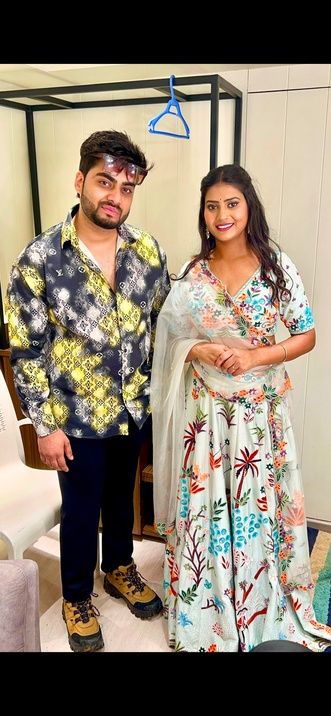
#> input picture _pdfimg/p4_1.jpg, 331 x 716 px, shrunk from 585 x 1266 before the run; its folder holds 4 pictures in this run
$ python _rowprofile.py
#> lines starting #> are read from the running program, lines starting #| are printed output that depends on the picture
"""Row luminance profiles, to separate true black canvas from dark photograph."""
import numpy as np
from PIL import Image

for name in ("p4_1", "p4_2", "p4_3", "p4_4", "p4_5", "p4_7"):
    a = np.asarray(Image.open(f"_pdfimg/{name}.jpg").convert("L"), dtype=np.uint8)
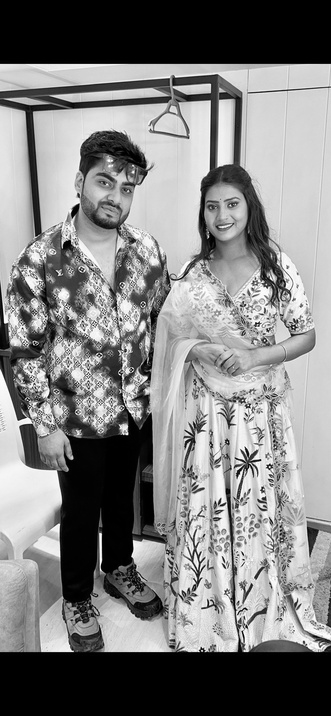
#> a: shape (716, 331); min 0, max 255, mean 129.2
    h, w = a.shape
#> h = 716; w = 331
    means = a.mean(axis=1)
#> means = 716 values, max 211.7 at index 65, min 0 at index 0, mean 129.2
    print(f"\n=== {name} {w}x{h}   row-mean min={means.min():.1f} max={means.max():.1f}")
#| === p4_1 331x716   row-mean min=0.0 max=211.7
    # Where does mean cross a few candidate canvas thresholds?
    for t in (1, 3, 6, 12):
        canvas = means < t
        print(f"   canvas(mean<{t:2d}): {canvas.sum():4d}/{h} rows "
              f"({canvas.sum() / h * 100:4.1f}%)")
#> this loop made 4 passes
#|    canvas(mean< 1):  123/716 rows (17.2%)
#|    canvas(mean< 3):  126/716 rows (17.6%)
#|    canvas(mean< 6):  126/716 rows (17.6%)
#|    canvas(mean<12):  126/716 rows (17.6%)
    step = max(1, h // 42)
#> step = 17
    for y in range(0, h, step):
        print(f"     y={y:4d} mean={means[y]:6.1f} {'#' * int(min(means[y], 200) / 5)}")
#> this loop made 43 passes
#|      y=   0 mean=   0.0
#|      y=  17 mean=   0.0
#|      y=  34 mean=   0.0
#|      y=  51 mean=   0.0
#|      y=  68 mean= 210.1 ########################################
#|      y=  85 mean= 151.2 ##############################
#|      y= 102 mean= 127.3 #########################
#|      y= 119 mean= 201.5 ########################################
#> (further printed lines are left out)
#> pass 2 of the loop `for name in ("p4_1", "p4_2", "p4_3", "p4_4", "p4_5", "p4_7"):`:
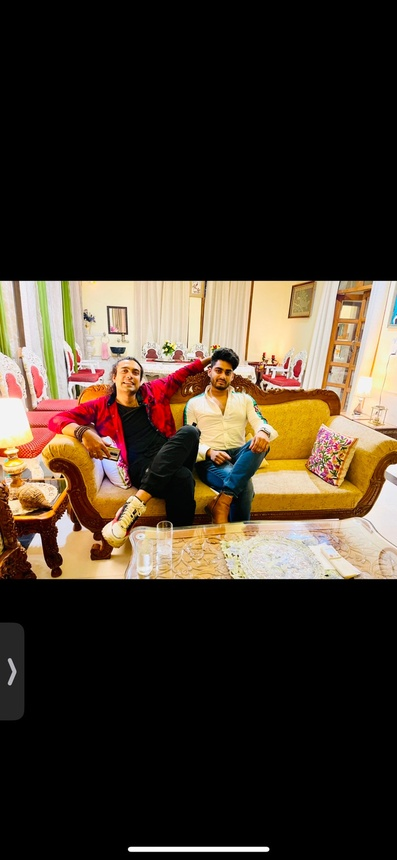
#> input picture _pdfimg/p4_2.jpg, 397 x 860 px, shrunk from 702 x 1520 before the run
#> `a = np.asarray(Image.open(f"_pdfimg/{name}.jpg").convert("L"), dtype=n..`:
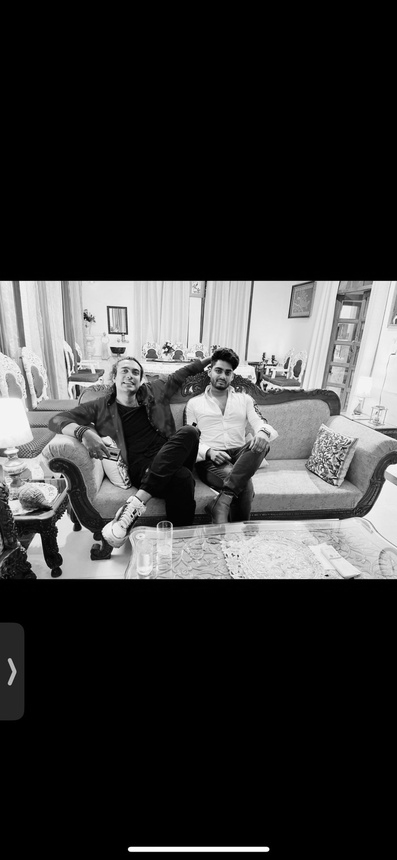
#> a: shape (860, 397); min 0, max 255, mean 55
#> means = 860 values, max 207.8 at index 337, min 0 at index 0, mean 54.97
#| === p4_2 397x860   row-mean min=0.0 max=207.8
#> the loop `for t in (1, 3, 6, 12):` made 4 passes
#|    canvas(mean< 1):  452/860 rows (52.6%)
#|    canvas(mean< 3):  526/860 rows (61.2%)
#|    canvas(mean< 6):  554/860 rows (64.4%)
#|    canvas(mean<12):  554/860 rows (64.4%)
#> the loop `for y in range(0, h, step):` made 43 passes
#|      y=   0 mean=   0.0
#|      y=  20 mean=   0.0
#|      y=  40 mean=   0.0
#|      y=  60 mean=   0.0
#|      y=  80 mean=   0.0
#> (further printed lines are left out)
#> pass 3 of the loop `for name in ("p4_1", "p4_2", "p4_3", "p4_4", "p4_5", "p4_7"):`:
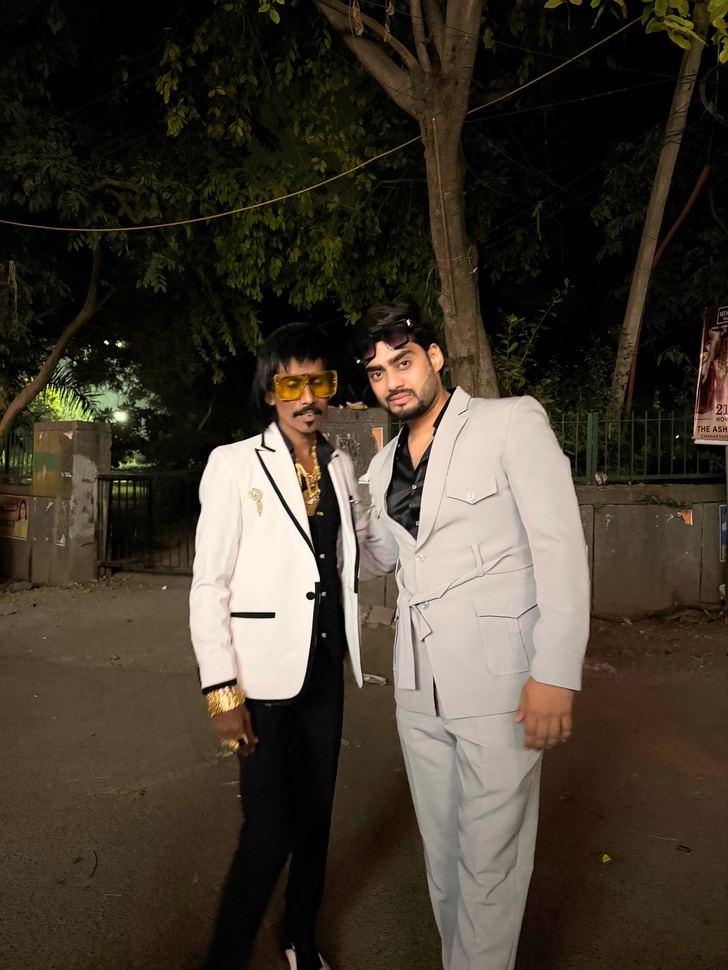
#> input picture _pdfimg/p4_3.jpg, 728 x 970 px, shrunk from 1286 x 1714 before the run
#> `a = np.asarray(Image.open(f"_pdfimg/{name}.jpg").convert("L"), dtype=n..`:
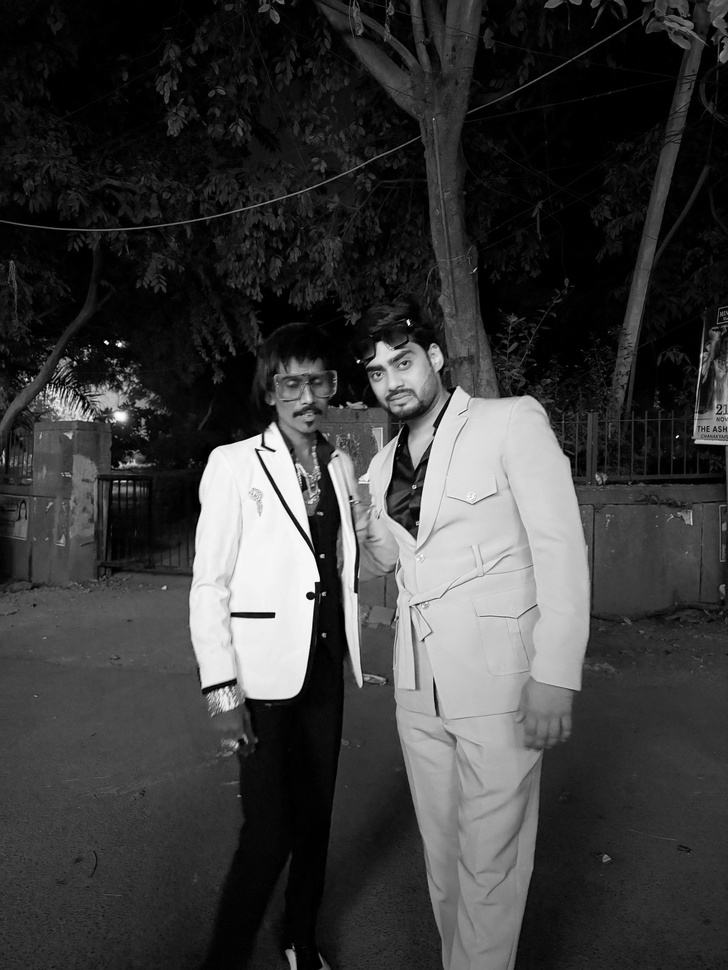
#> a: shape (970, 728); min 0, max 255, mean 58.9
#> means = 970 values, max 133.2 at index 600, min 11.64 at index 120, mean 58.93
#| === p4_3 728x970   row-mean min=11.6 max=133.2
#> (the run stopped early here; a loop or call above may not have finished)
